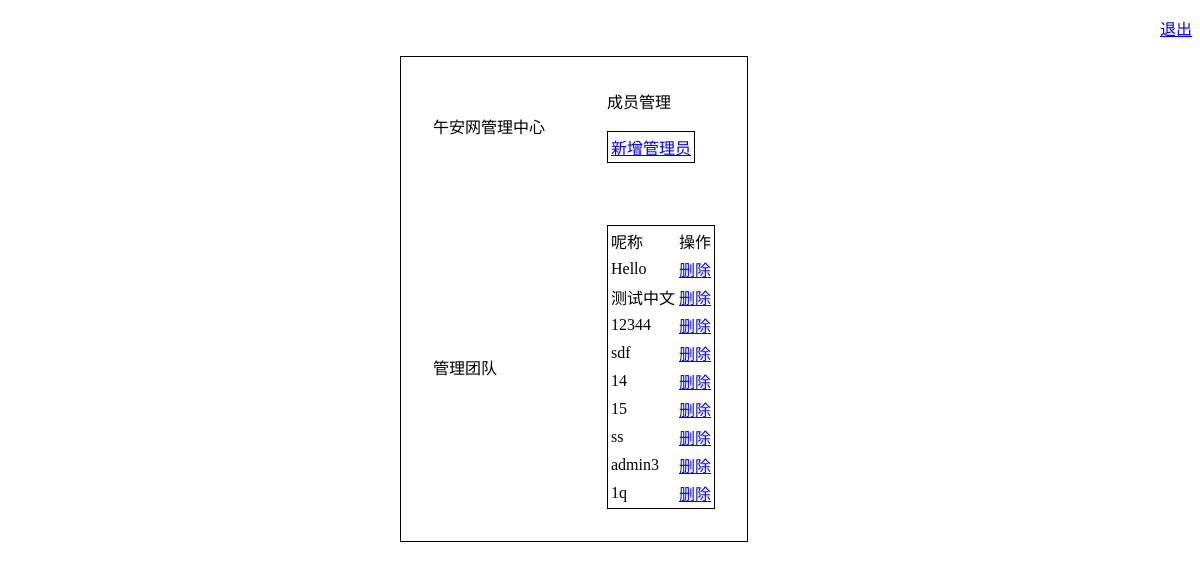
Before: / with the older database file.
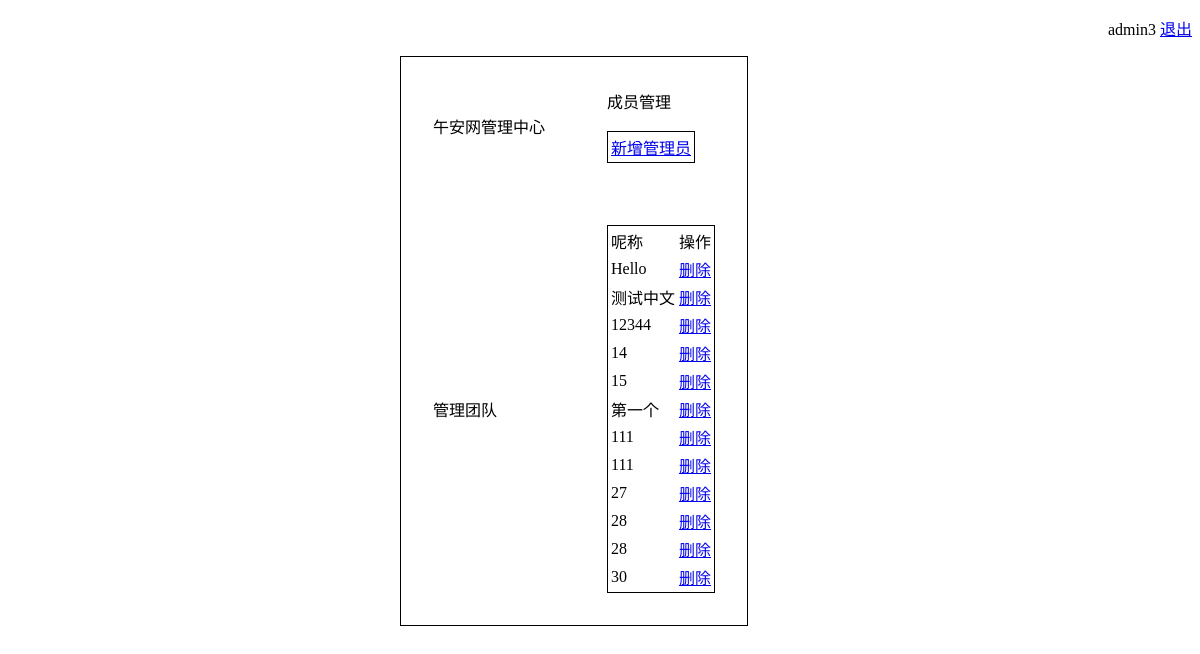
After: the same page with the newer database file.
### tables this page shows
CREATE TABLE `userlist` (
  `Id` int(11) NOT NULL AUTO_INCREMENT,
  `nickname` varchar(255) NOT NULL DEFAULT '',
  PRIMARY KEY (`Id`)
);

### src/application/controllers/Wuan.php (called while the page is built, shortened)
<?php
class Wuan extends CI_Controller {
	public function __construct()
	{
		$this->load->model('wuan_model');
	}
	public function team_mangement() {
		$data['user'] = $this->wuan_model->get_username();
		$data['adminname'] = $this->wuan_model->get_login_admin()->login_admin;
		$this->load->view('wuan_console/team_mangement',$data);
	}
}

### src/index.php (called while the page is built, shortened)
<?php
require_once BASEPATH.'core/CodeIgniter.php';

### src/application/models/Wuan_model.php (called while the page is built, shortened)
<?php
class Wuan_model extends CI_Model {
	public function get_username()
	{
		$query = $this->db->get('userlist');
		return $query->result_array();
	}
}
 ?>

### src/application/views/wuan_console/team_mangement.php (the view, shortened to what this page needs)
<!DOCTYPE html PUBLIC "-//W3C//DTD XHTML 1.0 Transitional//EN" "http://www.w3.org/TR/xhtml1/DTD/xhtml1-transitional.dtd">
<html xmlns="http://www.w3.org/1999/xhtml" xml:lang="en">
<head>
</head>
<body>
<p style="text-align:right"><?php echo $adminname; ?> <a href="<?php echo site_url('Wuan/login');?>">退出</a></p>
<div id = "container">
	<table cellpadding=30px class="thinsolid">
		<tr>
			<td>午安网管理中心</td>
			<td>成员管理<br /><br /><table class="thinsolid"><td><a href="<?php echo site_url('Wuan/add'); ?>">新增管理员</a></td></table></td>
		</tr>
		<tr>
			<td>管理团队</td>
			<td>
				<table class="thinsolid">
						<td>呢称</td>
						<td>操作</td>
					</tr>
						<?php foreach ($user as $user_item): ?>
							<tr>
								<td><?php echo $user_item['nickname']; ?></td>
								<td><a href="<?php echo site_url('wuan/delete/'.$user_item['Id']) ?>">删除</a></td>
							</tr>
<?php endforeach; ?>
				</table>
	</div>
</body>
</html>

### src/application/views/wuan_console/team_mangement.php (style rules this page uses)
#container { width:400px; margin:0 auto; }
table.thinsolid { border:thin solid; cellpadding:30px; }

Changed rows visible on the page:
removed userlist: nickname "sdf"
removed userlist: nickname "ss"
removed userlist: nickname "admin3"
removed userlist: nickname "1q"
added userlist: nickname "第一个"
added userlist: nickname "111"
added userlist: nickname "111"
added userlist: nickname "27"
added userlist: nickname "28"
added userlist: nickname "28"
added userlist: nickname "30"
Other visible differences:
$adminname: (not shown) → "admin3"
